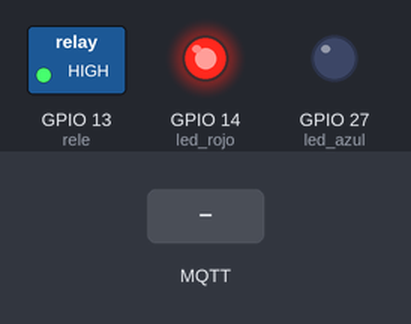
The program below on a simulated ESP32 board running MicroPython. On the bench: switched loads named in the program (green lamp = pin HIGH), output pins drawn as LEDs (lit = HIGH). The inputs (shaded band) are chosen by the test bench. WiFi joins after 1.5 s; no MQTT or app messages arrive unless stated; the clock reads 2024-03-15 10:24:30 at power-on unless the program sets it; what the program prints to the serial console is not drawn.

Above: at 2.8 s.
2.9 s: MQTT message "true" arrives on the first subscribed topic
At 5.8 s:
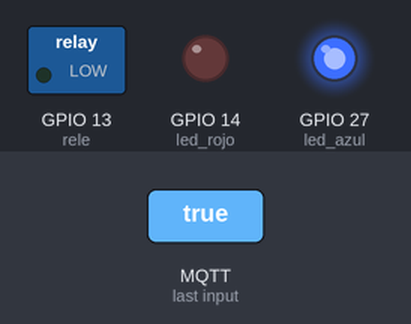
5.9 s: MQTT message "false" arrives on the first subscribed topic
At 8.8 s:
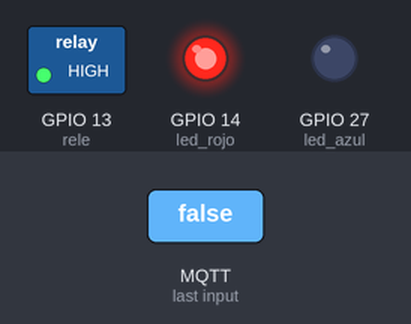
8.9 s: MQTT message "1" arrives on the first subscribed topic
Timing chart, 0 to 11.9 s (numbered marks = the images above; inputs shaded):
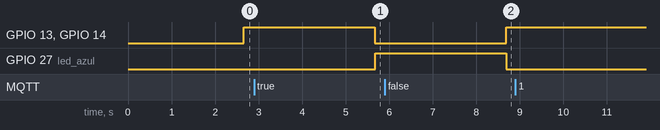

The program:

Codigo_control_de_relevador_y_flujo_de_agua.py
```python
import network
from umqtt.simple import MQTTClient
from machine import Pin
from time import sleep
import time

# Configuración del broker MQTT
MQTT_BROKER = "broker.emqx.io"
MQTT_USER = ""
MQTT_PASSWORD = ""
MQTT_CLIENT_ID = "placa1"
MQTT_PORT = 1883

# Topics
MQTT_RELAY_TOPIC = "sistema_de_riego_inteligente/placa_1_rele"
MQTT_FLOW_TOPIC = "sistema_de_riego_inteligente/placa_1_agua"
MQTT_MANUAL_RELAY_TOPIC = "sistema_de_riego_inteligente/placa_1_rele/set"
MQTT_LED_ROJO_TOPIC = "sistema_de_riego_inteligente/placa_1_led_rojo"
MQTT_LED_AZUL_TOPIC = "sistema_de_riego_inteligente/placa_1_led_azul"
MQTT_AUTO_RELAY_TOPIC = "sistema_de_riego_inteligente/placa_1_rele/auto"

# Pines
rele = Pin(13, Pin.OUT)
led_rojo = Pin(14, Pin.OUT)
led_azul = Pin(27, Pin.OUT)
flow_sensor = Pin(4, Pin.IN)

# Estado
flow_counter = 0
estado_rele_manual = False
estado_rele_auto = False

# Contador de pulsos
def contar_pulsos(pin):
    global flow_counter
    flow_counter += 1

flow_sensor.irq(trigger=Pin.IRQ_FALLING, handler=contar_pulsos)

# WiFi
def conectar_wifi():
    print("Conectando WiFi...", end="")
    sta_if = network.WLAN(network.STA_IF)
    sta_if.active(True)
    sta_if.connect('TP-Link_084A', '85435230')
    while not sta_if.isconnected():
        print(".", end="")
        sleep(0.3)
    print(" ¡Conectado!")

# Callbacks MQTT
def mqtt_callback(topic, msg):
    global estado_rele_manual, estado_rele_auto
    topic_str = topic.decode()
    msg_str = msg.decode().lower()
    print(f"[DEBUG] Mensaje recibido - Topic: {topic_str}, Mensaje: {msg_str}")


    if topic_str == MQTT_MANUAL_RELAY_TOPIC:
        if msg_str == "true":
            estado_rele_manual = True
        elif msg_str == "false":
            estado_rele_manual = False
        print("Relevador manual:", estado_rele_manual)
    elif topic_str == MQTT_AUTO_RELAY_TOPIC:
        if msg_str == "true":
            estado_rele_auto = True
        elif msg_str == "false":
            estado_rele_auto = False
        print("Relevador auto:", msg.decode())

# MQTT
def subscribir():
    client = MQTTClient(MQTT_CLIENT_ID, MQTT_BROKER, port=MQTT_PORT,
                        user=MQTT_USER, password=MQTT_PASSWORD, keepalive=60)
    client.set_callback(mqtt_callback)
    client.connect()
    client.subscribe(MQTT_MANUAL_RELAY_TOPIC)
    client.subscribe(MQTT_AUTO_RELAY_TOPIC)
    print(f"Conectado a {MQTT_BROKER}, {MQTT_MANUAL_RELAY_TOPIC}, {MQTT_AUTO_RELAY_TOPIC}")
    return client

# Conexión
conectar_wifi()
client = subscribir()

# Función para actualizar LEDs y mandar estados
def actualizar_leds_y_mandar_estado(encendido):
    if encendido:
        led_azul.on()
        led_rojo.off()
        client.publish(MQTT_LED_AZUL_TOPIC, "Encendido")
        client.publish(MQTT_LED_ROJO_TOPIC, "Apagado")
    else:
        led_azul.off()
        led_rojo.on()
        client.publish(MQTT_LED_AZUL_TOPIC, "Apagado")
        client.publish(MQTT_LED_ROJO_TOPIC, "Encendido")

# Loop principal
while True:
    # Escuchar mensajes MQTT
    client.check_msg()

    # Medición del flujo
    start_time = time.time()
    flow_counter = 0
    for _ in range(10):
        client.check_msg()
        sleep(0.1)  # 10 * 0.1 = 1 segundo

    elapsed_time = time.time() - start_time
    flow_rate = (flow_counter / elapsed_time) / 7.5
    client.publish(MQTT_FLOW_TOPIC, f"{flow_rate:.2f} L/min")
    print(f"Flujo: {flow_rate:.2f} L/min")

    # Control del relé y LEDs
    if estado_rele_manual:
        rele.off()
        client.publish(MQTT_RELAY_TOPIC, "Encendido")
        actualizar_leds_y_mandar_estado(True)
    else:
        if estado_rele_auto:
            rele.off()
            client.publish(MQTT_RELAY_TOPIC, "Encendido")
            actualizar_leds_y_mandar_estado(True)
        else:
            rele.on()
            client.publish(MQTT_RELAY_TOPIC, "Apagado")
            actualizar_leds_y_mandar_estado(False)


    # Permitir tiempo para recibir nuevos mensajes
    for _ in range(20):
        client.check_msg()
        sleep(0.1)  # 2 segundos
```

Measured:
- after the input at 2.9 s, GPIO 13 (rele), GPIO 14 (led_rojo): HIGH → LOW after 2.8 s; GPIO 27 (led_azul): LOW → HIGH after 2.8 s
- after the input at 5.9 s, GPIO 13 (rele), GPIO 14 (led_rojo): LOW → HIGH after 2.8 s; GPIO 27 (led_azul): HIGH → LOW after 2.8 s
- after the input at 8.9 s, every drawn part: stays the same
